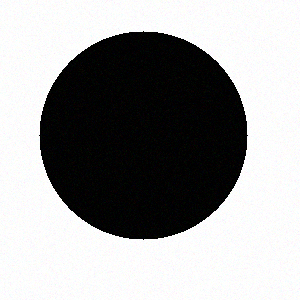
#> input picture dataset/Circle_100.png, 300 x 300 px, given in place of the camera
$ python realtime_webcam.py
#> lines starting #> are read from the running program, lines starting #| are printed output that depends on the picture; after the words box and inside, x2 and y2 are one past the last pixel; in counts of white or black regions, pixels touching at a corner belong together
### shape_utils.py
import cv2
import numpy as np
#preprocessing
def preprocess(image, blur_ksize=5, use_adaptive=False):

    gray = cv2.cvtColor(image, cv2.COLOR_BGR2GRAY)

    # Remove small noise
    blurred = cv2.GaussianBlur(
        gray,(blur_ksize, blur_ksize),0)

    #gray threshold
    if use_adaptive:
        gray_thresh = cv2.adaptiveThreshold( blurred, 255,cv2.ADAPTIVE_THRESH_GAUSSIAN_C,cv2.THRESH_BINARY_INV,15,4)
    else:
        _, gray_thresh = cv2.threshold(blurred,0,255,cv2.THRESH_BINARY_INV + cv2.THRESH_OTSU)
    # Convert image to HSV
    hsv = cv2.cvtColor(image, cv2.COLOR_BGR2HSV)
    # Saturation channel helps detect colored shapes
    saturation = hsv[:, :, 1]
    _, color_mask = cv2.threshold(saturation, 40,255,cv2.THRESH_BINARY)

    # Combine grayscale and color information
    thresh = cv2.bitwise_or( gray_thresh,color_mask)

    #morphological operations to fill gaps and remove noise
    kernel = np.ones((3, 3), np.uint8)
    # Fill small gaps in the shape
    closed = cv2.morphologyEx(thresh,cv2.MORPH_CLOSE,kernel,iterations=2)

    # Remove small noise
    closed = cv2.morphologyEx(closed, cv2.MORPH_OPEN,kernel,iterations=1 )
    return gray, blurred, thresh, closed


#contour detection
def get_contours(binary_image, min_area=800):
    contours, _ = cv2.findContours(binary_image,cv2.RETR_EXTERNAL,cv2.CHAIN_APPROX_SIMPLE)

    valid_contours = []
    for contour in contours:
        area = cv2.contourArea(contour)
        if area > min_area:
            valid_contours.append(contour)
    return valid_contours

#feature extraction
def extract_features(contour):
    perimeter = cv2.arcLength(contour, True)
    area = cv2.contourArea(contour)
    if perimeter == 0 or area == 0:
        return None
    # Polygon approximation
    epsilon = 0.01 * perimeter
    approx = cv2.approxPolyDP(contour,epsilon,True)

    num_vertices = len(approx)
#circularity
    #circularity close to 1.
    circularity = (4 * np.pi * area) / (perimeter * perimeter)

    #box features
    x, y, w, h = cv2.boundingRect(contour)
    aspect_ratio = w / float(h)
    extent = area / float(w * h)
    #solidity
    hull = cv2.convexHull(contour)
    hull_area = cv2.contourArea(hull)
    if hull_area > 0:
        solidity = area / float(hull_area)
    else:
        solidity = 0

    # Compare shape area with the area of its minimum
    # enclosing circle.
    (_, _), radius = cv2.minEnclosingCircle(contour)
    enclosing_circle_area = np.pi * radius * radius

    if enclosing_circle_area > 0:
        circle_ratio = area / enclosing_circle_area
    else:
        circle_ratio = 0
#hu moments
    moments = cv2.moments(contour)
    hu = cv2.HuMoments(moments).flatten()
    # Log transformation makes Hu moments easier to use
    hu_log = (-np.sign(hu)* np.log10(np.abs(hu) + 1e-10)
    )
    feature_vector = np.hstack([
        num_vertices,
        circularity,
        aspect_ratio,
        extent,
        solidity,
        hu_log
    ]).astype(np.float32)

    meta = {
        "approx": approx,
        "num_vertices": num_vertices,
        "circularity": circularity,
        "aspect_ratio": aspect_ratio,
        "extent": extent,
        "solidity": solidity,
        "circle_ratio": circle_ratio,
        "bbox": (x, y, w, h)
    }

    return feature_vector, meta

FEATURE_NAMES = [
    "num_vertices",
    "circularity",
    "aspect_ratio",
    "extent",
    "solidity",
    "hu1",
    "hu2",
    "hu3",
    "hu4",
    "hu5",
    "hu6",
    "hu7"
]
#rule based classification
def classify_rule_based(meta):

    v = meta["num_vertices"]
    circ = meta["circularity"]
    ar = meta["aspect_ratio"]
    solidity = meta["solidity"]
    circle_ratio = meta["circle_ratio"]

    #circle
    if (
        circ > 0.85
        and circle_ratio > 0.88
        and solidity > 0.90
        and 0.85 <= ar <= 1.15
    ):
        return "Circle"
    #triangle
    if v == 3:
        return "Triangle"
    #square or rectangle
    if v == 4:
        if 0.88 <= ar <= 1.12:
            return "Square"
        return "Rectangle"
    #pentagon
    if v == 5:
        return "Pentagon"
    #hexagon
    if v == 6:
        return "Hexagon"
    #star
    if v >= 8 and solidity < 0.80:
        return "Star"
    return "Unknown"

#classification using ML model
# [9 lines left out: function classify_ml, not called in this run]

#frame processing
def process_frame(frame,model=None,scaler=None,label_encoder=None,use_ml=False):
    output = frame.copy()
    # Preprocess image
    gray, blurred, thresh, closed = preprocess(
        frame,
        use_adaptive=False
    )
    # Find contours
    contours = get_contours(closed)
    detections = []
    # Process each detected object
    for contour in contours:

        result = extract_features(contour)
        if result is None:
            continue
        features, meta = result
        x, y, w, h = meta["bbox"]
        #classification
        if (
            use_ml and model is not None and scaler is not None and label_encoder is not None ):

            label, confidence = classify_ml(features, model,scaler,label_encoder)

            if confidence is not None:
                text = f"{label} ({confidence * 100:.0f}%)"
            else:
                text = label

        else:
            # Use rule-based classification
            label = classify_rule_based(meta)
            text = label

        #drawing contour
        cv2.drawContours(output,[contour],-1,(0, 255, 0),2)
        # Draw bounding box
        cv2.rectangle(
            output,
            (x, y),
            (x + w, y + h),
            (255, 0, 0),
            1
        )

        # Draw label
        cv2.putText(
            output,
            text,
            (x, max(y - 10, 20)),
            cv2.FONT_HERSHEY_SIMPLEX,
            0.6,
            (0, 0, 255),
            2
        )

        # Store detection information
        detections.append({
            "label": label,
            "bbox": (x, y, w, h),
            "features": features
        })

    # Store intermediate images
    intermediates = {
        "gray": gray,
        "blurred": blurred,
        "thresh": thresh,
        "closed": closed
    }

    return output, detections, intermediates

### realtime_webcam.py
import cv2
import time
import joblib
from shape_utils import process_frame

MODEL_PATH = "models/shape_classifier.pkl"
SCALER_PATH = "models/scaler.pkl"
ENCODER_PATH = "models/label_encoder.pkl"


def main():
    try:
        model = joblib.load(MODEL_PATH)
#> (reads models/shape_classifier.pkl from the repository)
        scaler = joblib.load(SCALER_PATH)
#> (reads models/scaler.pkl from the repository)
        le = joblib.load(ENCODER_PATH)
#> (reads models/label_encoder.pkl from the repository)
    except FileNotFoundError:
        print("Trained model not found - run train_classifier.py first. "
              "Falling back to rule-based classifier only.")
        model = scaler = le = None

    cap = cv2.VideoCapture(0)
    if not cap.isOpened():
        print("ERROR: Could not open webcam. Check camera permissions/index.")
        return

    use_ml = False
    prev_time = time.time()
    frame_count = 0
    print("Press 'q' to quit, 's' to save a frame, 'm' to toggle ML classifier.")

    while True:
        ret, frame = cap.read()
#> frame is the input picture: shape (300, 300, 3); mean B, G, R 158.3, 158.3, 158.3
        if not ret:
            break

        frame = cv2.flip(frame, 1)
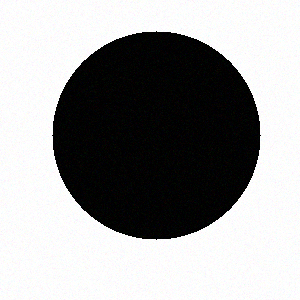
#> frame: shape (300, 300, 3); mean B, G, R 158.3, 158.3, 158.3
        output, detections, _ = process_frame(
            frame, model, scaler, le, use_ml=(use_ml and model is not None)
        )
#> in preprocess, `_, gray_thresh = cv2.threshold(blurred,0,255,cv2.THRESH_BINARY_INV + c..`:
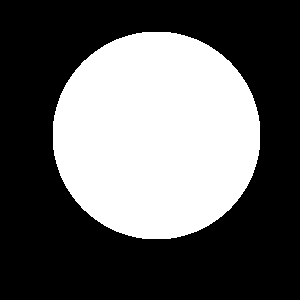
#> gray_thresh: shape (300, 300); 37.7% white; 1 white region, box (x1, y1, x2, y2) and area: (53, 32, 260, 239) 33945
#> in preprocess, `hsv = cv2.cvtColor(image, cv2.COLOR_BGR2HSV)`: hsv: shape (300, 300, 3); mean H, S, V 67.9, 79, 160.5
#> in preprocess, `saturation = hsv[:, :, 1]`:
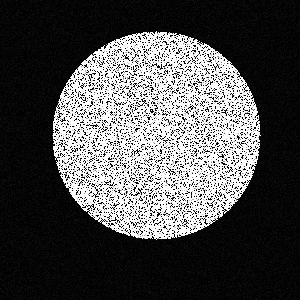
#> saturation: shape (300, 300); min 0, max 255, mean 79
#> in preprocess, `_, color_mask = cv2.threshold(saturation, 40,255,cv2.THRESH_BINARY)`:
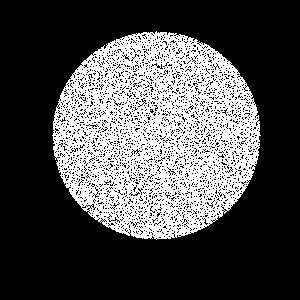
#> color_mask: shape (300, 300); 30.8% white; 2 white regions (1 under 20 px), largest, box (x1, y1, x2, y2) and area: (52, 31, 261, 240) 27727
#> in preprocess, `thresh = cv2.bitwise_or( gray_thresh,color_mask)`: thresh: shape (300, 300); 37.7% white; 1 white region
#> in get_contours, `contours, _ = cv2.findContours(binary_image,cv2.RETR_EXTERNAL,cv2.CHAI..`: contours = 1 contour; box (x1, y1, x2, y2) and area: (53, 32, 260, 239) 33650
#> the loop in get_contours, `for contour in contours:` made 1 pass
#> area on pass 1: 33650
#> after the loop in get_contours, `for contour in contours:`: valid_contours has the same summary as contours
#> the loop in process_frame, `for contour in contours: ` made 1 pass
#> (perimeter in extract_features, area in extract_features, epsilon in extract_features, num_vertices in extract_features, circularity in extract_features) on pass 1: (685.8, 33650, 6.86, 16, 0.899)
#> after the loop in process_frame, `for contour in contours:`:
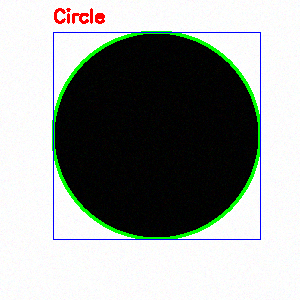
#> output: shape (300, 300, 3); mean B, G, R 155.3, 158.8, 154
#> after the loop in process_frame, `for contour in contours:`: detections = 1 item
#> detections = 1 item

        # FPS counter (matters for the "Speed test" in Week 6 Performance Testing)
        frame_count += 1
        now = time.time()
        if now - prev_time >= 1.0:
            fps = frame_count / (now - prev_time)
            frame_count = 0
            prev_time = now
        else:
            fps = None

        mode_txt = f"Mode: {'ML' if use_ml else 'Rule-based'}"
        cv2.putText(output, mode_txt, (10, 25), cv2.FONT_HERSHEY_SIMPLEX,
                    0.6, (0, 128, 255), 2)
        cv2.putText(output, f"Shapes: {len(detections)}", (10, 50),
                    cv2.FONT_HERSHEY_SIMPLEX, 0.6, (0, 128, 255), 2)
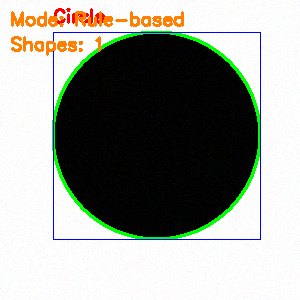
#> output: shape (300, 300, 3); mean B, G, R 150.5, 156.7, 154.1

        cv2.imshow("Real-Time Shape Recognition", output)

        key = cv2.waitKey(1) & 0xFF
#> (key q is pressed here)
        if key == ord('q'):
            break
        elif key == ord('s'):
            fname = f"outputs/capture_{int(time.time())}.png"
            cv2.imwrite(fname, output)
            print(f"Saved {fname}")
        elif key == ord('m'):
            use_ml = not use_ml
            print(f"Switched to {'ML' if use_ml else 'Rule-based'} classifier")

    cap.release()
    cv2.destroyAllWindows()


if __name__ == "__main__":
    main()
